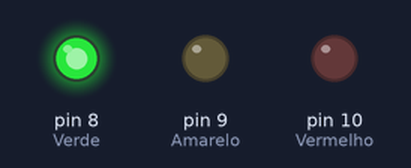
This sketch was run on a simulated Arduino Uno, built with avr-gcc and run on an emulated ATmega328P. On the bench: output pins drawn as LEDs (lit = HIGH).

Above: at 1.0 s.
At 2.5 s:
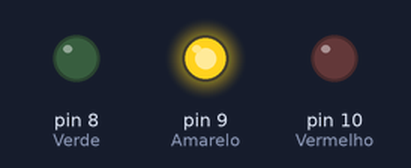
At 4.0 s:
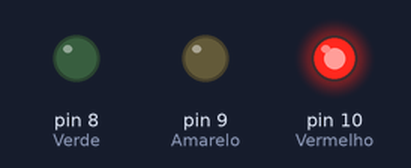
Timing chart, 0 to 6.5 s (numbered marks = the images above):
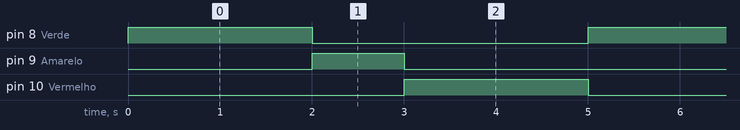

Measured:
- by itself, pin 8 (Verde), pin 10 (Vermelho): alternates HIGH for 2.0 s and LOW for 3.0 s
- by itself, pin 9 (Amarelo): alternates HIGH for 1.0 s and LOW for 4.0 s
- by itself, everything shown: repeats every 5.0 s, in 3 steps

The sketch:

semaforo.ino
```cpp
// Define os pinos dos LED
int Verde = 8;
int Amarelo = 9;
int Vermelho = 10;

void setup() {
  // Configura os pinos como saídas
  pinMode(Verde, OUTPUT);
  pinMode(Amarelo, OUTPUT);
  pinMode(Vermelho, OUTPUT);
}

void loop() {
  // LED Verde ligado (Carros passam)
  digitalWrite(Verde, HIGH);
  digitalWrite(Amarelo, LOW);
  digitalWrite(Vermelho, LOW);
  delay(2000); // Espera 2 segundos

  // LED Amarelo ligado (Atenção)
  digitalWrite(Verde, LOW);
  digitalWrite(Amarelo, HIGH);
  digitalWrite(Vermelho, LOW);
  delay(1000); // Espera 1 segundo

  // LED Vermelho ligado (Carros param)
  digitalWrite(Verde, LOW);
  digitalWrite(Amarelo, LOW);
  digitalWrite(Vermelho, HIGH);
  delay(2000); // Espera 2 segundos
}
```
